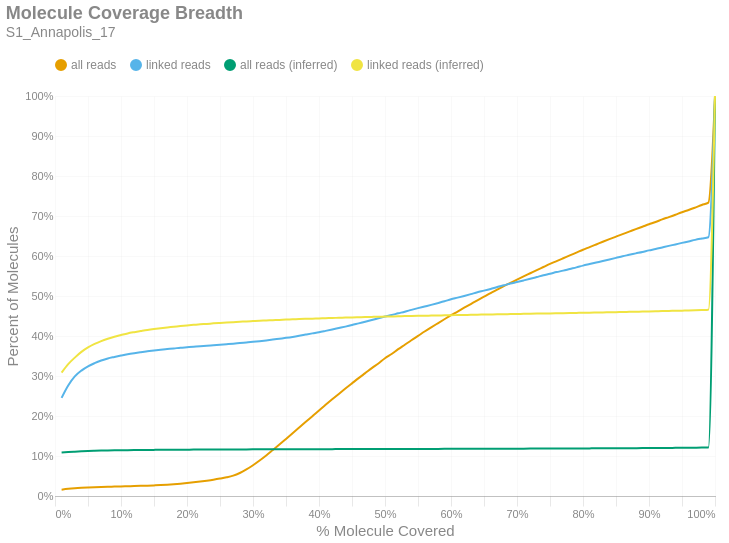

The code cell stored with this chart in its notebook:
### Markdown cell above
### Molecule Read Coverage
This chart shows molecule coverage breadth as computed by the number of bases aligned to that molecule. In other words, "*how much of each unique long molecule is actually sequenced/aligned?*" Keep in mind there is a distinction between sequences and alignments, since some sequences belonging to a particular molecule may not align well and wouldn't appear in the alignment data. This chart also shows molecule coverage breadth as computed by the *inferred fragment* from which the aligned sequences originate. Unlike read coverage, this calculation takes into account the total insert size, including unsequenced gaps between the forward and reverse reads. Like the previous figures, these are cumulative percents.

### Code cell
if SKIPLR:
    print_html(f"Skipped")
else:
    binned_df = consolidated_hist(valids['coverage_bp'], mask, 0.01, True)
    binned_df_inf = consolidated_hist(valids['coverage_inserts'], mask, 0.01, True)
    binned_df = binned_df.with_columns(pl.lit(binned_df_inf['all reads (cumsum)']).alias('all reads (inferred)'))
    binned_df = binned_df.with_columns(pl.lit(binned_df_inf['linked reads (cumsum)']).alias('linked reads (inferred)'))
    binned_df = binned_df.with_columns(
        (pl.col('bin').cast(pl.Float64) + 0.01).alias('right_edge')
    )

    with SafeRender(binned_df):
        (
            density_plot(binned_df, 'Molecule Coverage Breadth', samplename, 'molcov', ['all reads (inferred)','linked reads (inferred)'])
            .encode(
                #x=alt.X('bin:Q', title="% Molecule Covered").axis(format = '%').scale(padding=0),
                x=alt.X('right_edge:Q', title="% Molecule Covered").axis(format='%').scale(padding=0),
                y=alt.Y('value:Q', title='Percent of Molecules')
                    .axis(format='%')
                    .stack(False)
                    .scale(domainMin=0, padding=0),
                color=alt.Color("key:N").scale(domain = ["all reads", "linked reads", "all reads (inferred)", "linked reads (inferred)"]),
                tooltip = [
                    alt.Tooltip("key:N", title = "Data Type"),
                    alt.Tooltip("range_label:N", title="% Molecule Covered"),
                    alt.Tooltip("value:Q", format = ".2%", title="% Molecules")
                ]
            )
        ).display()

### Figure 1 — Vega-Lite specification as saved in the notebook (floating-point values rounded to 4 significant figures)
{"width": "container", "height": 400, "config": {"title": {"anchor": "start", "dy": -15, "fontSize": 18, "color": "#888888", "subtitleColor": "#888888", "subtitleFontSize": 14}, "arc": {"fill": "#0072B2"}, "axis": {"domainColor": "#888888", "domainWidth": 0.5, "gridWidth": 0.2, "grid": false, "titleFontWeight": 400, "titleFontSize": 15, "labelFontSize": 11, "labelColor": "#888888", "tickColor": "#888888", "tickWidth": 0.2, "titleColor": "#888888"}, "axisBand": {"grid": false}, "axisX": {"grid": true, "tickSize": 10, "domainCap": "round"}, "axisY": {"domain": false, "grid": true, "tickSize": 0, "domainCap": "round"}, "background": "transparent", "header": {"labelFontSize": 15, "labelColor": "#888888", "titleFontSize": 15, "titleFontWeight": 600, "titleColor": "#888888"}, "legend": {"labelFont": "sans-serif", "labelFontSize": 12, "labelColor": "#888888", "symbolSize": 100, "symbolType": "circle", "titleFontSize": 12, "titlePadding": 10, "titleColor": "#888888", "title": null, "orient": "top"}, "range": {"category": ["#E69F00", "#56B4E9", "#009E73", "#F0E442", "#0072B2", "#D55E00", "#CC79A7", "#000000"], "diverging": ["#cfe8f3", "#a2d4ec", "#73bfe2", "#46abdb", "#1696d2", "#12719e"]}, "area": {"fill": "#0072B2", "fillOpacity": 0.7, "line": true, "strokeOpacity": 0.7}, "line": {"color": "#0072B2", "stroke": "#0072B2", "strokeWidth": 2}, "trail": {"color": "#0072B2", "stroke": "#0072B2", "strokeWidth": 0, "size": 1}, "point": {"filled": true, "fillOpacity": 1.0, "size": 95}, "text": {"color": "#888888", "fontSize": 11, "align": "right", "fontWeight": 400, "size": 11}, "bar": {"fill": "#0072B2", "stroke": null}, "view": {"stroke": null, "continuousWidth": 660, "continuousHeight": 400}}, "data": {"name": "data-98352c778b5a05ddddbacdf3c67ed6c2"}, "mark": {"type": "line", "interpolate": "monotone", "point": {"opacity": 0, "size": 275}}, "encoding": {"color": {"field": "key", "scale": {"domain": ["all reads", "linked reads", "all reads (inferred)", "linked reads (inferred)"]}, "type": "nominal"}, "tooltip": [{"field": "key", "title": "Data Type", "type": "nominal"}, {"field": "range_label", "title": "% Molecule Covered", "type": "nominal"}, {"field": "value", "format": ".2%", "title": "% Molecules", "type": "quantitative"}], "x": {"axis": {"format": "%"}, "field": "right_edge", "scale": {"padding": 0}, "title": "% Molecule Covered", "type": "quantitative"}, "y": {"axis": {"format": "%"}, "field": "value", "scale": {"domainMin": 0, "padding": 0}, "stack": false, "title": "Percent of Molecules", "type": "quantitative"}}, "params": [{"name": "param_c36ac31b6afebe62", "select": {"type": "point", "fields": ["key"]}, "bind": "legend"}], "title": {"text": "Molecule Coverage Breadth", "subtitle": "S1_Annapolis_17"}, "transform": [{"fold": ["all reads (cumsum)", "linked reads (cumsum)", "all reads (inferred)", "linked reads (inferred)"]}, {"calculate": "replace(datum.key, ' (cumsum)', '')", "as": "key"}, {"filter": {"param": "param_c36ac31b6afebe62"}}], "usermeta": {"embedOptions": {"downloadFileName": "S1_Annapolis_17.molcov"}}, "$schema": "https://vega.github.io/schema/vega-lite/v6.1.0.json", "datasets": {"data-98352c778b5a05ddddbacdf3c67ed6c2": [{"bin": "0.0", "interval": "0.0-0.01", "all reads": 0.01581, "linked reads": 0.2452, "all reads (cumsum)": 0.01581, "linked reads (cumsum)": 0.2452, "range_label": "0.0-0.01", "all reads (inferred)": 0.1085, "linked reads (inferred)": 0.3085, "right_edge": 0.01}, {"bin": "0.01", "interval": "0.01-0.02", "all reads": 0.002059, "linked reads": 0.031, "all reads (cumsum)": 0.01787, "linked reads (cumsum)": 0.2762, "range_label": "0.01-0.02", "all reads (inferred)": 0.1098, "linked reads (inferred)": 0.3297, "right_edge": 0.02}, {"bin": "0.02", "interval": "0.02-0.03", "all reads": 0.001536, "linked reads": 0.02281, "all reads (cumsum)": 0.0194, "linked reads (cumsum)": 0.299, "range_label": "0.02-0.03", "all reads (inferred)": 0.1108, "linked reads (inferred)": 0.346, "right_edge": 0.03}, {"bin": "0.03", "interval": "0.03-0.04", "all reads": 0.0011, "linked reads": 0.01453, "all reads (cumsum)": 0.0205, "linked reads (cumsum)": 0.3135, "range_label": "0.03-0.04", "all reads (inferred)": 0.1117, "linked reads (inferred)": 0.3602, "right_edge": 0.04}, {"bin": "0.04", "interval": "0.04-0.05", "all reads": 0.0008158, "linked reads": 0.01067, "all reads (cumsum)": 0.02132, "linked reads (cumsum)": 0.3242, "range_label": "0.04-0.05", "all reads (inferred)": 0.1125, "linked reads (inferred)": 0.3714, "right_edge": 0.05}, {"bin": "0.05", "interval": "0.05-0.06", "all reads": 0.0006854, "linked reads": 0.00787, "all reads (cumsum)": 0.022, "linked reads (cumsum)": 0.3321, "range_label": "0.05-0.06", "all reads (inferred)": 0.113, "linked reads (inferred)": 0.3801, "right_edge": 0.06}, {"bin": "0.06", "interval": "0.06-0.07", "all reads": 0.0005839, "linked reads": 0.00653, "all reads (cumsum)": 0.02259, "linked reads (cumsum)": 0.3386, "range_label": "0.06-0.07", "all reads (inferred)": 0.1135, "linked reads (inferred)": 0.3873, "right_edge": 0.07}, {"bin": "0.07", "interval": "0.07-0.08", "all reads": 0.0005015, "linked reads": 0.005251, "all reads (cumsum)": 0.02309, "linked reads (cumsum)": 0.3439, "range_label": "0.07-0.08", "all reads (inferred)": 0.1138, "linked reads (inferred)": 0.3932, "right_edge": 0.08}, {"bin": "0.08", "interval": "0.08-0.09", "all reads": 0.0004268, "linked reads": 0.003791, "all reads (cumsum)": 0.02352, "linked reads (cumsum)": 0.3476, "range_label": "0.08-0.09", "all reads (inferred)": 0.1141, "linked reads (inferred)": 0.3983, "right_edge": 0.09}, {"bin": "0.09", "interval": "0.09-0.1", "all reads": 0.0004583, "linked reads": 0.003564, "all reads (cumsum)": 0.02397, "linked reads (cumsum)": 0.3512, "range_label": "0.09-0.1", "all reads (inferred)": 0.1144, "linked reads (inferred)": 0.4024, "right_edge": 0.1}, {"bin": "0.1", "interval": "0.1-0.11", "all reads": 0.0004741, "linked reads": 0.003289, "all reads (cumsum)": 0.02445, "linked reads (cumsum)": 0.3545, "range_label": "0.1-0.11", "all reads (inferred)": 0.1146, "linked reads (inferred)": 0.4064, "right_edge": 0.11}, {"bin": "0.11", "interval": "0.11-0.12", "all reads": 0.000472, "linked reads": 0.002655, "all reads (cumsum)": 0.02492, "linked reads (cumsum)": 0.3572, "range_label": "0.11-0.12", "all reads (inferred)": 0.1148, "linked reads (inferred)": 0.4096, "right_edge": 0.12}, {"bin": "0.12", "interval": "0.12-0.13", "all reads": 0.0004851, "linked reads": 0.002344, "all reads (cumsum)": 0.02541, "linked reads (cumsum)": 0.3595, "range_label": "0.12-0.13", "all reads (inferred)": 0.115, "linked reads (inferred)": 0.4124, "right_edge": 0.13}, {"bin": "0.13", "interval": "0.13-0.14", "all reads": 0.0005002, "linked reads": 0.002213, "all reads (cumsum)": 0.02591, "linked reads (cumsum)": 0.3617, "range_label": "0.13-0.14", "all reads (inferred)": 0.1152, "linked reads (inferred)": 0.4151, "right_edge": 0.14}, {"bin": "0.14", "interval": "0.14-0.15", "all reads": 0.0006381, "linked reads": 0.002177, "all reads (cumsum)": 0.02654, "linked reads (cumsum)": 0.3639, "range_label": "0.14-0.15", "all reads (inferred)": 0.1153, "linked reads (inferred)": 0.4175, "right_edge": 0.15}, {"bin": "0.15", "interval": "0.15-0.16", "all reads": 0.0007074, "linked reads": 0.001878, "all reads (cumsum)": 0.02725, "linked reads (cumsum)": 0.3658, "range_label": "0.15-0.16", "all reads (inferred)": 0.1154, "linked reads (inferred)": 0.4196, "right_edge": 0.16}, {"bin": "0.16", "interval": "0.16-0.17", "all reads": 0.0009235, "linked reads": 0.001567, "all reads (cumsum)": 0.02817, "linked reads (cumsum)": 0.3673, "range_label": "0.16-0.17", "all reads (inferred)": 0.1156, "linked reads (inferred)": 0.4215, "right_edge": 0.17}, {"bin": "0.17", "interval": "0.17-0.18", "all reads": 0.001129, "linked reads": 0.001519, "all reads (cumsum)": 0.0293, "linked reads (cumsum)": 0.3689, "range_label": "0.17-0.18", "all reads (inferred)": 0.1157, "linked reads (inferred)": 0.4231, "right_edge": 0.18}, {"bin": "0.18", "interval": "0.18-0.19", "all reads": 0.001435, "linked reads": 0.001794, "all reads (cumsum)": 0.03074, "linked reads (cumsum)": 0.3706, "range_label": "0.18-0.19", "all reads (inferred)": 0.1158, "linked reads (inferred)": 0.425, "right_edge": 0.19}, {"bin": "0.19", "interval": "0.19-0.2", "all reads": 0.001628, "linked reads": 0.001316, "all reads (cumsum)": 0.03237, "linked reads (cumsum)": 0.372, "range_label": "0.19-0.2", "all reads (inferred)": 0.1159, "linked reads (inferred)": 0.4265, "right_edge": 0.2}, {"bin": "0.2", "interval": "0.2-0.21", "all reads": 0.001727, "linked reads": 0.001316, "all reads (cumsum)": 0.03409, "linked reads (cumsum)": 0.3733, "range_label": "0.2-0.21", "all reads (inferred)": 0.1159, "linked reads (inferred)": 0.4278, "right_edge": 0.21}, {"bin": "0.21", "interval": "0.21-0.22", "all reads": 0.001925, "linked reads": 0.00134, "all reads (cumsum)": 0.03602, "linked reads (cumsum)": 0.3746, "range_label": "0.21-0.22", "all reads (inferred)": 0.116, "linked reads (inferred)": 0.4292, "right_edge": 0.22}, {"bin": "0.22", "interval": "0.22-0.23", "all reads": 0.002224, "linked reads": 0.001136, "all reads (cumsum)": 0.03824, "linked reads (cumsum)": 0.3758, "range_label": "0.22-0.23", "all reads (inferred)": 0.1161, "linked reads (inferred)": 0.4303, "right_edge": 0.23}, {"bin": "0.23", "interval": "0.23-0.24", "all reads": 0.002439, "linked reads": 0.001328, "all reads (cumsum)": 0.04068, "linked reads (cumsum)": 0.3771, "range_label": "0.23-0.24", "all reads (inferred)": 0.1162, "linked reads (inferred)": 0.4316, "right_edge": 0.24}, {"bin": "0.24", "interval": "0.24-0.25", "all reads": 0.002831, "linked reads": 0.001268, "all reads (cumsum)": 0.04351, "linked reads (cumsum)": 0.3784, "range_label": "0.24-0.25", "all reads (inferred)": 0.1163, "linked reads (inferred)": 0.4327, "right_edge": 0.25}, {"bin": "0.25", "interval": "0.25-0.26", "all reads": 0.003234, "linked reads": 0.001208, "all reads (cumsum)": 0.04675, "linked reads (cumsum)": 0.3796, "range_label": "0.25-0.26", "all reads (inferred)": 0.1163, "linked reads (inferred)": 0.4337, "right_edge": 0.26}, {"bin": "0.26", "interval": "0.26-0.27", "all reads": 0.004246, "linked reads": 0.001268, "all reads (cumsum)": 0.05099, "linked reads (cumsum)": 0.3808, "range_label": "0.26-0.27", "all reads (inferred)": 0.1164, "linked reads (inferred)": 0.4346, "right_edge": 0.27}, {"bin": "0.27", "interval": "0.27-0.28", "all reads": 0.006578, "linked reads": 0.001579, "all reads (cumsum)": 0.05757, "linked reads (cumsum)": 0.3824, "range_label": "0.27-0.28", "all reads (inferred)": 0.1165, "linked reads (inferred)": 0.4355, "right_edge": 0.28}, {"bin": "0.28", "interval": "0.28-0.29", "all reads": 0.008788, "linked reads": 0.001507, "all reads (cumsum)": 0.06636, "linked reads (cumsum)": 0.3839, "range_label": "0.28-0.29", "all reads (inferred)": 0.1165, "linked reads (inferred)": 0.4365, "right_edge": 0.29}, {"bin": "0.29", "interval": "0.29-0.3", "all reads": 0.0106, "linked reads": 0.001531, "all reads (cumsum)": 0.07696, "linked reads (cumsum)": 0.3854, "range_label": "0.29-0.3", "all reads (inferred)": 0.1166, "linked reads (inferred)": 0.4374, "right_edge": 0.3}, {"bin": "0.3", "interval": "0.3-0.31", "all reads": 0.01182, "linked reads": 0.001651, "all reads (cumsum)": 0.08877, "linked reads (cumsum)": 0.3871, "range_label": "0.3-0.31", "all reads (inferred)": 0.1166, "linked reads (inferred)": 0.4382, "right_edge": 0.31}, {"bin": "0.31", "interval": "0.31-0.32", "all reads": 0.01267, "linked reads": 0.00189, "all reads (cumsum)": 0.1014, "linked reads (cumsum)": 0.389, "range_label": "0.31-0.32", "all reads (inferred)": 0.1167, "linked reads (inferred)": 0.4388, "right_edge": 0.32}, {"bin": "0.32", "interval": "0.32-0.33", "all reads": 0.01353, "linked reads": 0.002033, "all reads (cumsum)": 0.115, "linked reads (cumsum)": 0.391, "range_label": "0.32-0.33", "all reads (inferred)": 0.1167, "linked reads (inferred)": 0.4395, "right_edge": 0.33}, {"bin": "0.33", "interval": "0.33-0.34", "all reads": 0.01365, "linked reads": 0.002177, "all reads (cumsum)": 0.1286, "linked reads (cumsum)": 0.3932, "range_label": "0.33-0.34", "all reads (inferred)": 0.1168, "linked reads (inferred)": 0.4402, "right_edge": 0.34}, {"bin": "0.34", "interval": "0.34-0.35", "all reads": 0.01401, "linked reads": 0.002141, "all reads (cumsum)": 0.1426, "linked reads (cumsum)": 0.3953, "range_label": "0.34-0.35", "all reads (inferred)": 0.1168, "linked reads (inferred)": 0.441, "right_edge": 0.35}, {"bin": "0.35", "interval": "0.35-0.36", "all reads": 0.01412, "linked reads": 0.002404, "all reads (cumsum)": 0.1568, "linked reads (cumsum)": 0.3977, "range_label": "0.35-0.36", "all reads (inferred)": 0.1169, "linked reads (inferred)": 0.4416, "right_edge": 0.36}, {"bin": "0.36", "interval": "0.36-0.37", "all reads": 0.01429, "linked reads": 0.002799, "all reads (cumsum)": 0.171, "linked reads (cumsum)": 0.4005, "range_label": "0.36-0.37", "all reads (inferred)": 0.117, "linked reads (inferred)": 0.4424, "right_edge": 0.37}, {"bin": "0.37", "interval": "0.37-0.38", "all reads": 0.01434, "linked reads": 0.003038, "all reads (cumsum)": 0.1854, "linked reads (cumsum)": 0.4036, "range_label": "0.37-0.38", "all reads (inferred)": 0.117, "linked reads (inferred)": 0.4429, "right_edge": 0.38}, {"bin": "0.38", "interval": "0.38-0.39", "all reads": 0.01408, "linked reads": 0.00299, "all reads (cumsum)": 0.1995, "linked reads (cumsum)": 0.4066, "range_label": "0.38-0.39", "all reads (inferred)": 0.117, "linked reads (inferred)": 0.4434, "right_edge": 0.39}, {"bin": "0.39", "interval": "0.39-0.4", "all reads": 0.01449, "linked reads": 0.00287, "all reads (cumsum)": 0.214, "linked reads (cumsum)": 0.4094, "range_label": "0.39-0.4", "all reads (inferred)": 0.1171, "linked reads (inferred)": 0.444, "right_edge": 0.4}, {"bin": "0.4", "interval": "0.4-0.41", "all reads": 0.01394, "linked reads": 0.003373, "all reads (cumsum)": 0.2279, "linked reads (cumsum)": 0.4128, "range_label": "0.4-0.41", "all reads (inferred)": 0.1171, "linked reads (inferred)": 0.4445, "right_edge": 0.41}, {"bin": "0.41", "interval": "0.41-0.42", "all reads": 0.01379, "linked reads": 0.003457, "all reads (cumsum)": 0.2417, "linked reads (cumsum)": 0.4163, "range_label": "0.41-0.42", "all reads (inferred)": 0.1172, "linked reads (inferred)": 0.4451, "right_edge": 0.42}, {"bin": "0.42", "interval": "0.42-0.43", "all reads": 0.01357, "linked reads": 0.003576, "all reads (cumsum)": 0.2553, "linked reads (cumsum)": 0.4198, "range_label": "0.42-0.43", "all reads (inferred)": 0.1172, "linked reads (inferred)": 0.4455, "right_edge": 0.43}, {"bin": "0.43", "interval": "0.43-0.44", "all reads": 0.01329, "linked reads": 0.003564, "all reads (cumsum)": 0.2685, "linked reads (cumsum)": 0.4234, "range_label": "0.43-0.44", "all reads (inferred)": 0.1173, "linked reads (inferred)": 0.446, "right_edge": 0.44}, {"bin": "0.44", "interval": "0.44-0.45", "all reads": 0.01309, "linked reads": 0.003875, "all reads (cumsum)": 0.2816, "linked reads (cumsum)": 0.4273, "range_label": "0.44-0.45", "all reads (inferred)": 0.1173, "linked reads (inferred)": 0.4465, "right_edge": 0.45}, {"bin": "0.45", "interval": "0.45-0.46", "all reads": 0.01302, "linked reads": 0.00427, "all reads (cumsum)": 0.2947, "linked reads (cumsum)": 0.4316, "range_label": "0.45-0.46", "all reads (inferred)": 0.1173, "linked reads (inferred)": 0.4469, "right_edge": 0.46}, {"bin": "0.46", "interval": "0.46-0.47", "all reads": 0.01248, "linked reads": 0.004162, "all reads (cumsum)": 0.3071, "linked reads (cumsum)": 0.4357, "range_label": "0.46-0.47", "all reads (inferred)": 0.1174, "linked reads (inferred)": 0.4474, "right_edge": 0.47}, {"bin": "0.47", "interval": "0.47-0.48", "all reads": 0.01259, "linked reads": 0.004222, "all reads (cumsum)": 0.3197, "linked reads (cumsum)": 0.4399, "range_label": "0.47-0.48", "all reads (inferred)": 0.1174, "linked reads (inferred)": 0.4478, "right_edge": 0.48}, {"bin": "0.48", "interval": "0.48-0.49", "all reads": 0.01168, "linked reads": 0.004342, "all reads (cumsum)": 0.3314, "linked reads (cumsum)": 0.4443, "range_label": "0.48-0.49", "all reads (inferred)": 0.1174, "linked reads (inferred)": 0.4481, "right_edge": 0.49}, {"bin": "0.49", "interval": "0.49-0.5", "all reads": 0.01287, "linked reads": 0.004318, "all reads (cumsum)": 0.3443, "linked reads (cumsum)": 0.4486, "range_label": "0.49-0.5", "all reads (inferred)": 0.1175, "linked reads (inferred)": 0.4485, "right_edge": 0.5}, {"bin": "0.5", "interval": "0.5-0.51", "all reads": 0.0108, "linked reads": 0.003839, "all reads (cumsum)": 0.3551, "linked reads (cumsum)": 0.4524, "range_label": "0.5-0.51", "all reads (inferred)": 0.1175, "linked reads (inferred)": 0.4488, "right_edge": 0.51}, {"bin": "0.51", "interval": "0.51-0.52", "all reads": 0.012, "linked reads": 0.004246, "all reads (cumsum)": 0.3671, "linked reads (cumsum)": 0.4567, "range_label": "0.51-0.52", "all reads (inferred)": 0.1176, "linked reads (inferred)": 0.4492, "right_edge": 0.52}, {"bin": "0.52", "interval": "0.52-0.53", "all reads": 0.01116, "linked reads": 0.004031, "all reads (cumsum)": 0.3782, "linked reads (cumsum)": 0.4607, "range_label": "0.52-0.53", "all reads (inferred)": 0.1176, "linked reads (inferred)": 0.4497, "right_edge": 0.53}, {"bin": "0.53", "interval": "0.53-0.54", "all reads": 0.01125, "linked reads": 0.004557, "all reads (cumsum)": 0.3895, "linked reads (cumsum)": 0.4653, "range_label": "0.53-0.54", "all reads (inferred)": 0.1176, "linked reads (inferred)": 0.45, "right_edge": 0.54}, {"bin": "0.54", "interval": "0.54-0.55", "all reads": 0.01081, "linked reads": 0.004377, "all reads (cumsum)": 0.4003, "linked reads (cumsum)": 0.4696, "range_label": "0.54-0.55", "all reads (inferred)": 0.1177, "linked reads (inferred)": 0.4503, "right_edge": 0.55}, {"bin": "0.55", "interval": "0.55-0.56", "all reads": 0.01089, "linked reads": 0.004114, "all reads (cumsum)": 0.4112, "linked reads (cumsum)": 0.4738, "range_label": "0.55-0.56", "all reads (inferred)": 0.1177, "linked reads (inferred)": 0.4506, "right_edge": 0.56}, {"bin": "0.56", "interval": "0.56-0.57", "all reads": 0.01044, "linked reads": 0.00409, "all reads (cumsum)": 0.4216, "linked reads (cumsum)": 0.4778, "range_label": "0.56-0.57", "all reads (inferred)": 0.1178, "linked reads (inferred)": 0.451, "right_edge": 0.57}, {"bin": "0.57", "interval": "0.57-0.58", "all reads": 0.01018, "linked reads": 0.004377, "all reads (cumsum)": 0.4318, "linked reads (cumsum)": 0.4822, "range_label": "0.57-0.58", "all reads (inferred)": 0.1178, "linked reads (inferred)": 0.4513, "right_edge": 0.58}, {"bin": "0.58", "interval": "0.58-0.59", "all reads": 0.01012, "linked reads": 0.004509, "all reads (cumsum)": 0.4419, "linked reads (cumsum)": 0.4867, "range_label": "0.58-0.59", "all reads (inferred)": 0.1178, "linked reads (inferred)": 0.4516, "right_edge": 0.59}, {"bin": "0.59", "interval": "0.59-0.6", "all reads": 0.01005, "linked reads": 0.004987, "all reads (cumsum)": 0.452, "linked reads (cumsum)": 0.4917, "range_label": "0.59-0.6", "all reads (inferred)": 0.1179, "linked reads (inferred)": 0.452, "right_edge": 0.6}, {"bin": "0.6", "interval": "0.6-0.61", "all reads": 0.009234, "linked reads": 0.004138, "all reads (cumsum)": 0.4612, "linked reads (cumsum)": 0.4959, "range_label": "0.6-0.61", "all reads (inferred)": 0.1179, "linked reads (inferred)": 0.4523, "right_edge": 0.61}, {"bin": "0.61", "interval": "0.61-0.62", "all reads": 0.009529, "linked reads": 0.004354, "all reads (cumsum)": 0.4707, "linked reads (cumsum)": 0.5002, "range_label": "0.61-0.62", "all reads (inferred)": 0.118, "linked reads (inferred)": 0.4526, "right_edge": 0.62}, {"bin": "0.62", "interval": "0.62-0.63", "all reads": 0.009255, "linked reads": 0.004461, "all reads (cumsum)": 0.48, "linked reads (cumsum)": 0.5047, "range_label": "0.62-0.63", "all reads (inferred)": 0.118, "linked reads (inferred)": 0.4529, "right_edge": 0.63}, {"bin": "0.63", "interval": "0.63-0.64", "all reads": 0.009276, "linked reads": 0.004676, "all reads (cumsum)": 0.4893, "linked reads (cumsum)": 0.5094, "range_label": "0.63-0.64", "all reads (inferred)": 0.1181, "linked reads (inferred)": 0.4533, "right_edge": 0.64}, {"bin": "0.64", "interval": "0.64-0.65", "all reads": 0.008928, "linked reads": 0.004043, "all reads (cumsum)": 0.4982, "linked reads (cumsum)": 0.5134, "range_label": "0.64-0.65", "all reads (inferred)": 0.1181, "linked reads (inferred)": 0.4536, "right_edge": 0.65}, {"bin": "0.65", "interval": "0.65-0.66", "all reads": 0.009166, "linked reads": 0.004282, "all reads (cumsum)": 0.5074, "linked reads (cumsum)": 0.5177, "range_label": "0.65-0.66", "all reads (inferred)": 0.1182, "linked reads (inferred)": 0.4539, "right_edge": 0.66}, {"bin": "0.66", "interval": "0.66-0.67", "all reads": 0.008596, "linked reads": 0.004688, "all reads (cumsum)": 0.516, "linked reads (cumsum)": 0.5224, "range_label": "0.66-0.67", "all reads (inferred)": 0.1182, "linked reads (inferred)": 0.4542, "right_edge": 0.67}, {"bin": "0.67", "interval": "0.67-0.68", "all reads": 0.008626, "linked reads": 0.004318, "all reads (cumsum)": 0.5246, "linked reads (cumsum)": 0.5267, "range_label": "0.67-0.68", "all reads (inferred)": 0.1183, "linked reads (inferred)": 0.4545, "right_edge": 0.68}, {"bin": "0.68", "interval": "0.68-0.69", "all reads": 0.008253, "linked reads": 0.004401, "all reads (cumsum)": 0.5328, "linked reads (cumsum)": 0.5311, "range_label": "0.68-0.69", "all reads (inferred)": 0.1183, "linked reads (inferred)": 0.4548, "right_edge": 0.69}, {"bin": "0.69", "interval": "0.69-0.7", "all reads": 0.008248, "linked reads": 0.003839, "all reads (cumsum)": 0.5411, "linked reads (cumsum)": 0.5349, "range_label": "0.69-0.7", "all reads (inferred)": 0.1184, "linked reads (inferred)": 0.4551, "right_edge": 0.7}, {"bin": "0.7", "interval": "0.7-0.71", "all reads": 0.008006, "linked reads": 0.004007, "all reads (cumsum)": 0.5491, "linked reads (cumsum)": 0.5389, "range_label": "0.7-0.71", "all reads (inferred)": 0.1184, "linked reads (inferred)": 0.4554, "right_edge": 0.71}, {"bin": "0.71", "interval": "0.71-0.72", "all reads": 0.007855, "linked reads": 0.004114, "all reads (cumsum)": 0.5569, "linked reads (cumsum)": 0.543, "range_label": "0.71-0.72", "all reads (inferred)": 0.1185, "linked reads (inferred)": 0.4557, "right_edge": 0.72}, {"bin": "0.72", "interval": "0.72-0.73", "all reads": 0.007873, "linked reads": 0.004342, "all reads (cumsum)": 0.5648, "linked reads (cumsum)": 0.5474, "range_label": "0.72-0.73", "all reads (inferred)": 0.1185, "linked reads (inferred)": 0.4559, "right_edge": 0.73}, {"bin": "0.73", "interval": "0.73-0.74", "all reads": 0.007654, "linked reads": 0.004401, "all reads (cumsum)": 0.5725, "linked reads (cumsum)": 0.5518, "range_label": "0.73-0.74", "all reads (inferred)": 0.1186, "linked reads (inferred)": 0.4562, "right_edge": 0.74}, {"bin": "0.74", "interval": "0.74-0.75", "all reads": 0.007743, "linked reads": 0.003815, "all reads (cumsum)": 0.5802, "linked reads (cumsum)": 0.5556, "range_label": "0.74-0.75", "all reads (inferred)": 0.1186, "linked reads (inferred)": 0.4565, "right_edge": 0.75}, {"bin": "0.75", "interval": "0.75-0.76", "all reads": 0.007005, "linked reads": 0.004186, "all reads (cumsum)": 0.5872, "linked reads (cumsum)": 0.5598, "range_label": "0.75-0.76", "all reads (inferred)": 0.1187, "linked reads (inferred)": 0.4568, "right_edge": 0.76}, {"bin": "0.76", "interval": "0.76-0.77", "all reads": 0.007119, "linked reads": 0.003624, "all reads (cumsum)": 0.5943, "linked reads (cumsum)": 0.5634, "range_label": "0.76-0.77", "all reads (inferred)": 0.1188, "linked reads (inferred)": 0.4571, "right_edge": 0.77}, {"bin": "0.77", "interval": "0.77-0.78", "all reads": 0.007152, "linked reads": 0.004174, "all reads (cumsum)": 0.6015, "linked reads (cumsum)": 0.5676, "range_label": "0.77-0.78", "all reads (inferred)": 0.1188, "linked reads (inferred)": 0.4574, "right_edge": 0.78}, {"bin": "0.78", "interval": "0.78-0.79", "all reads": 0.007011, "linked reads": 0.004007, "all reads (cumsum)": 0.6085, "linked reads (cumsum)": 0.5716, "range_label": "0.78-0.79", "all reads (inferred)": 0.1189, "linked reads (inferred)": 0.4577, "right_edge": 0.79}, {"bin": "0.79", "interval": "0.79-0.8", "all reads": 0.007203, "linked reads": 0.004366, "all reads (cumsum)": 0.6157, "linked reads (cumsum)": 0.576, "range_label": "0.79-0.8", "all reads (inferred)": 0.119, "linked reads (inferred)": 0.458, "right_edge": 0.8}, {"bin": "0.8", "interval": "0.8-0.81", "all reads": 0.006458, "linked reads": 0.003851, "all reads (cumsum)": 0.6222, "linked reads (cumsum)": 0.5798, "range_label": "0.8-0.81", "all reads (inferred)": 0.119, "linked reads (inferred)": 0.4584, "right_edge": 0.81}, {"bin": "0.81", "interval": "0.81-0.82", "all reads": 0.006667, "linked reads": 0.003827, "all reads (cumsum)": 0.6288, "linked reads (cumsum)": 0.5836, "range_label": "0.81-0.82", "all reads (inferred)": 0.1191, "linked reads (inferred)": 0.4586, "right_edge": 0.82}, {"bin": "0.82", "interval": "0.82-0.83", "all reads": 0.006701, "linked reads": 0.003791, "all reads (cumsum)": 0.6355, "linked reads (cumsum)": 0.5874, "range_label": "0.82-0.83", "all reads (inferred)": 0.1192, "linked reads (inferred)": 0.4588, "right_edge": 0.83}, {"bin": "0.83", "interval": "0.83-0.84", "all reads": 0.006511, "linked reads": 0.003923, "all reads (cumsum)": 0.642, "linked reads (cumsum)": 0.5914, "range_label": "0.83-0.84", "all reads (inferred)": 0.1193, "linked reads (inferred)": 0.4593, "right_edge": 0.84}, {"bin": "0.84", "interval": "0.84-0.85", "all reads": 0.006358, "linked reads": 0.004019, "all reads (cumsum)": 0.6484, "linked reads (cumsum)": 0.5954, "range_label": "0.84-0.85", "all reads (inferred)": 0.1194, "linked reads (inferred)": 0.4596, "right_edge": 0.85}, {"bin": "0.85", "interval": "0.85-0.86", "all reads": 0.006309, "linked reads": 0.00409, "all reads (cumsum)": 0.6547, "linked reads (cumsum)": 0.5995, "range_label": "0.85-0.86", "all reads (inferred)": 0.1195, "linked reads (inferred)": 0.4599, "right_edge": 0.86}, {"bin": "0.86", "interval": "0.86-0.87", "all reads": 0.00615, "linked reads": 0.003492, "all reads (cumsum)": 0.6609, "linked reads (cumsum)": 0.603, "range_label": "0.86-0.87", "all reads (inferred)": 0.1196, "linked reads (inferred)": 0.4603, "right_edge": 0.87}, {"bin": "0.87", "interval": "0.87-0.88", "all reads": 0.00629, "linked reads": 0.003624, "all reads (cumsum)": 0.6671, "linked reads (cumsum)": 0.6066, "range_label": "0.87-0.88", "all reads (inferred)": 0.1196, "linked reads (inferred)": 0.4607, "right_edge": 0.88}, {"bin": "0.88", "interval": "0.88-0.89", "all reads": 0.006012, "linked reads": 0.003552, "all reads (cumsum)": 0.6732, "linked reads (cumsum)": 0.6101, "range_label": "0.88-0.89", "all reads (inferred)": 0.1197, "linked reads (inferred)": 0.461, "right_edge": 0.89}, {"bin": "0.89", "interval": "0.89-0.9", "all reads": 0.006111, "linked reads": 0.003959, "all reads (cumsum)": 0.6793, "linked reads (cumsum)": 0.6141, "range_label": "0.89-0.9", "all reads (inferred)": 0.1199, "linked reads (inferred)": 0.4614, "right_edge": 0.9}, {"bin": "0.9", "interval": "0.9-0.91", "all reads": 0.005762, "linked reads": 0.003445, "all reads (cumsum)": 0.685, "linked reads (cumsum)": 0.6175, "range_label": "0.9-0.91", "all reads (inferred)": 0.12, "linked reads (inferred)": 0.4618, "right_edge": 0.91}, {"bin": "0.91", "interval": "0.91-0.92", "all reads": 0.006526, "linked reads": 0.003899, "all reads (cumsum)": 0.6916, "linked reads (cumsum)": 0.6214, "range_label": "0.91-0.92", "all reads (inferred)": 0.1201, "linked reads (inferred)": 0.4623, "right_edge": 0.92}, {"bin": "0.92", "interval": "0.92-0.93", "all reads": 0.005644, "linked reads": 0.003863, "all reads (cumsum)": 0.6972, "linked reads (cumsum)": 0.6253, "range_label": "0.92-0.93", "all reads (inferred)": 0.1202, "linked reads (inferred)": 0.4627, "right_edge": 0.93}, {"bin": "0.93", "interval": "0.93-0.94", "all reads": 0.005969, "linked reads": 0.003672, "all reads (cumsum)": 0.7032, "linked reads (cumsum)": 0.629, "range_label": "0.93-0.94", "all reads (inferred)": 0.1204, "linked reads (inferred)": 0.463, "right_edge": 0.94}, {"bin": "0.94", "interval": "0.94-0.95", "all reads": 0.006329, "linked reads": 0.003827, "all reads (cumsum)": 0.7095, "linked reads (cumsum)": 0.6328, "range_label": "0.94-0.95", "all reads (inferred)": 0.1205, "linked reads (inferred)": 0.4634, "right_edge": 0.95}, {"bin": "0.95", "interval": "0.95-0.96", "all reads": 0.005453, "linked reads": 0.003696, "all reads (cumsum)": 0.715, "linked reads (cumsum)": 0.6365, "range_label": "0.95-0.96", "all reads (inferred)": 0.1206, "linked reads (inferred)": 0.4637, "right_edge": 0.96}, {"bin": "0.96", "interval": "0.96-0.97", "all reads": 0.006143, "linked reads": 0.003875, "all reads (cumsum)": 0.7211, "linked reads (cumsum)": 0.6404, "range_label": "0.96-0.97", "all reads (inferred)": 0.1208, "linked reads (inferred)": 0.4642, "right_edge": 0.97}, {"bin": "0.97", "interval": "0.97-0.98", "all reads": 0.006443, "linked reads": 0.003301, "all reads (cumsum)": 0.7275, "linked reads (cumsum)": 0.6437, "range_label": "0.97-0.98", "all reads (inferred)": 0.121, "linked reads (inferred)": 0.4649, "right_edge": 0.98}, {"bin": "0.98", "interval": "0.98-0.99", "all reads": 0.005927, "linked reads": 0.003169, "all reads (cumsum)": 0.7335, "linked reads (cumsum)": 0.6468, "range_label": "0.98-0.99", "all reads (inferred)": 0.1212, "linked reads (inferred)": 0.4657, "right_edge": 0.99}, {"bin": "0.99", "interval": "0.99-1.0", "all reads": 0.2665, "linked reads": 0.3532, "all reads (cumsum)": 1.0, "linked reads (cumsum)": 1.0, "range_label": "0.99-1.0", "all reads (inferred)": 1.0, "linked reads (inferred)": 1.0, "right_edge": 1.0}]}}
